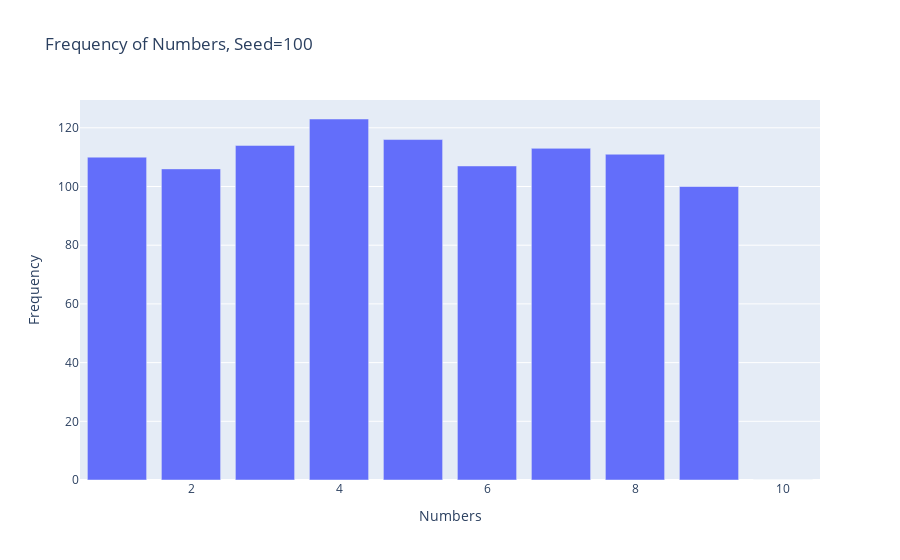

Source (notebook cell):
### Code cell
import numpy as np
import pandas as pd
import plotly.express as px

seed = int(input())

np.random.seed(seed)

randoms = np.random.randint(1, 10, 1000)

frequency = {}

for num in randoms:
    frequency[num] = frequency.get(num, 0) + 1

data_dict = {
    'Numbers': list(range(1, 11)),
    'Frequency': [frequency.get(num, 0) for num in range(1, 11)]
}

df = pd.DataFrame(data_dict)

px.bar(df, x='Numbers', y='Frequency', title=f'Frequency of Numbers, Seed={seed}')

### Figure 1 — Plotly figure (JSON) as saved in the notebook; plotly's stock layout.template omitted (floating-point values rounded to 4 significant figures)
{"data": [{"alignmentgroup": "True", "hovertemplate": "Numbers=%{x}<br>Frequency=%{y}<extra></extra>", "legendgroup": "", "marker": {"color": "#636efa", "pattern": {"shape": ""}}, "name": "", "offsetgroup": "", "orientation": "v", "showlegend": false, "textposition": "auto", "type": "bar", "x": [1, 2, 3, 4, 5, 6, 7, 8, 9, 10], "xaxis": "x", "y": [110, 106, 114, 123, 116, 107, 113, 111, 100, 0], "yaxis": "y"}], "layout": {"barmode": "relative", "legend": {"tracegroupgap": 0}, "title": {"text": "Frequency of Numbers, Seed=100"}, "xaxis": {"anchor": "y", "domain": [0, 1], "title": {"text": "Numbers"}}, "yaxis": {"anchor": "x", "domain": [0, 1], "title": {"text": "Frequency"}}}}
